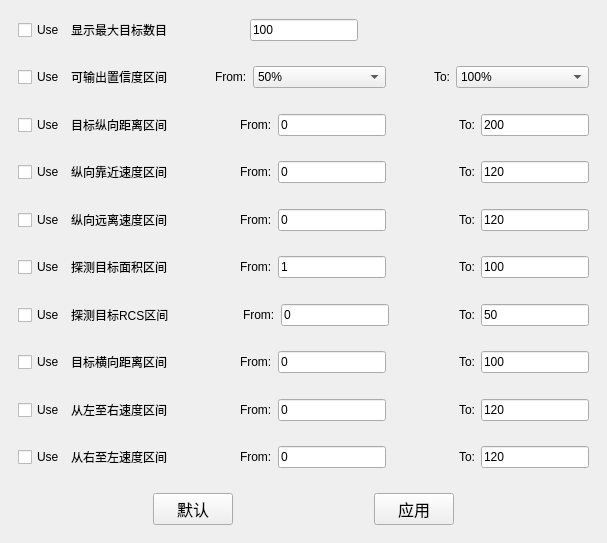
<?xml version="1.0" encoding="UTF-8"?>
<ui version="4.0">
 <class>filterTargetMainWindow</class>
 <widget class="QMainWindow" name="filterTargetMainWindow">
  <property name="geometry">
   <rect>
    <x>0</x>
    <y>0</y>
    <width>607</width>
    <height>543</height>
   </rect>
  </property>
  <property name="windowTitle">
   <string>MainWindow</string>
  </property>
  <widget class="QWidget" name="centralwidget">
   <layout class="QGridLayout" name="gridLayout_11">
    <item row="10" column="0">
     <widget class="QWidget" name="widget_11" native="true">
      <layout class="QHBoxLayout" name="horizontalLayout">
       <item>
        <spacer name="horizontalSpacer_21">
         <property name="orientation">
          <enum>Qt::Horizontal</enum>
         </property>
         <property name="sizeHint" stdset="0">
          <size>
           <width>40</width>
           <height>20</height>
          </size>
         </property>
        </spacer>
       </item>
       <item>
        <widget class="QPushButton" name="pushButton">
         <property name="font">
          <font>
           <family>Arial</family>
           <pointsize>12</pointsize>
          </font>
         </property>
         <property name="text">
          <string>默认</string>
         </property>
        </widget>
       </item>
       <item>
        <spacer name="horizontalSpacer_20">
         <property name="orientation">
          <enum>Qt::Horizontal</enum>
         </property>
         <property name="sizeHint" stdset="0">
          <size>
           <width>40</width>
           <height>20</height>
          </size>
         </property>
        </spacer>
       </item>
       <item>
        <widget class="QPushButton" name="pushButton_2">
         <property name="font">
          <font>
           <family>Arial</family>
           <pointsize>12</pointsize>
          </font>
         </property>
         <property name="text">
          <string>应用</string>
         </property>
        </widget>
       </item>
       <item>
        <spacer name="horizontalSpacer_22">
         <property name="orientation">
          <enum>Qt::Horizontal</enum>
         </property>
         <property name="sizeHint" stdset="0">
          <size>
           <width>40</width>
           <height>20</height>
          </size>
         </property>
        </spacer>
       </item>
      </layout>
     </widget>
    </item>
    <item row="1" column="0">
     <widget class="QWidget" name="widget_2" native="true">
      <layout class="QGridLayout" name="gridLayout_2">
       <item row="0" column="5">
        <spacer name="horizontalSpacer_3">
         <property name="orientation">
          <enum>Qt::Horizontal</enum>
         </property>
         <property name="sizeHint" stdset="0">
          <size>
           <width>40</width>
           <height>20</height>
          </size>
         </property>
        </spacer>
       </item>
       <item row="0" column="4">
        <widget class="QComboBox" name="comboBox">
         <property name="minimumSize">
          <size>
           <width>133</width>
           <height>0</height>
          </size>
         </property>
         <property name="maximumSize">
          <size>
           <width>133</width>
           <height>16777215</height>
          </size>
         </property>
         <property name="currentIndex">
          <number>2</number>
         </property>
         <item>
          <property name="text">
           <string>0%</string>
          </property>
         </item>
         <item>
          <property name="text">
           <string>25%</string>
          </property>
         </item>
         <item>
          <property name="text">
           <string>50%</string>
          </property>
         </item>
         <item>
          <property name="text">
           <string>75%</string>
          </property>
         </item>
         <item>
          <property name="text">
           <string>90%</string>
          </property>
         </item>
         <item>
          <property name="text">
           <string>99%</string>
          </property>
         </item>
         <item>
          <property name="text">
           <string>99.9%</string>
          </property>
         </item>
         <item>
          <property name="text">
           <string>100%</string>
          </property>
         </item>
        </widget>
       </item>
       <item row="0" column="3">
        <widget class="QLabel" name="label_3">
         <property name="text">
          <string>From:</string>
         </property>
        </widget>
       </item>
       <item row="0" column="1">
        <widget class="QLabel" name="label_2">
         <property name="text">
          <string>可输出置信度区间</string>
         </property>
        </widget>
       </item>
       <item row="0" column="6">
        <widget class="QLabel" name="label_4">
         <property name="text">
          <string>To:</string>
         </property>
        </widget>
       </item>
       <item row="0" column="0">
        <widget class="QCheckBox" name="checkBox_2">
         <property name="text">
          <string>Use</string>
         </property>
        </widget>
       </item>
       <item row="0" column="2">
        <spacer name="horizontalSpacer_2">
         <property name="orientation">
          <enum>Qt::Horizontal</enum>
         </property>
         <property name="sizeHint" stdset="0">
          <size>
           <width>40</width>
           <height>20</height>
          </size>
         </property>
        </spacer>
       </item>
       <item row="0" column="7">
        <widget class="QComboBox" name="comboBox_2">
         <property name="minimumSize">
          <size>
           <width>133</width>
           <height>0</height>
          </size>
         </property>
         <property name="maximumSize">
          <size>
           <width>133</width>
           <height>16777215</height>
          </size>
         </property>
         <property name="currentIndex">
          <number>7</number>
         </property>
         <item>
          <property name="text">
           <string>0%</string>
          </property>
         </item>
         <item>
          <property name="text">
           <string>25%</string>
          </property>
         </item>
         <item>
          <property name="text">
           <string>50%</string>
          </property>
         </item>
         <item>
          <property name="text">
           <string>75%</string>
          </property>
         </item>
         <item>
          <property name="text">
           <string>90%</string>
          </property>
         </item>
         <item>
          <property name="text">
           <string>99%</string>
          </property>
         </item>
         <item>
          <property name="text">
           <string>99.9%</string>
          </property>
         </item>
         <item>
          <property name="text">
           <string>100%</string>
          </property>
         </item>
        </widget>
       </item>
      </layout>
     </widget>
    </item>
    <item row="2" column="0">
     <widget class="QWidget" name="widget_3" native="true">
      <layout class="QGridLayout" name="gridLayout_3">
       <item row="0" column="7">
        <widget class="QLineEdit" name="lineEdit_4">
         <property name="text">
          <string>200</string>
         </property>
        </widget>
       </item>
       <item row="0" column="3">
        <widget class="QLabel" name="label_5">
         <property name="text">
          <string>From:</string>
         </property>
        </widget>
       </item>
       <item row="0" column="1">
        <widget class="QLabel" name="label_6">
         <property name="text">
          <string>目标纵向距离区间</string>
         </property>
        </widget>
       </item>
       <item row="0" column="6">
        <widget class="QLabel" name="label_7">
         <property name="text">
          <string>To:</string>
         </property>
        </widget>
       </item>
       <item row="0" column="0">
        <widget class="QCheckBox" name="checkBox_3">
         <property name="text">
          <string>Use</string>
         </property>
        </widget>
       </item>
       <item row="0" column="4">
        <widget class="QLineEdit" name="lineEdit_5">
         <property name="text">
          <string>0</string>
         </property>
        </widget>
       </item>
       <item row="0" column="2">
        <spacer name="horizontalSpacer_4">
         <property name="orientation">
          <enum>Qt::Horizontal</enum>
         </property>
         <property name="sizeHint" stdset="0">
          <size>
           <width>40</width>
           <height>20</height>
          </size>
         </property>
        </spacer>
       </item>
       <item row="0" column="5">
        <spacer name="horizontalSpacer_5">
         <property name="orientation">
          <enum>Qt::Horizontal</enum>
         </property>
         <property name="sizeHint" stdset="0">
          <size>
           <width>40</width>
           <height>20</height>
          </size>
         </property>
        </spacer>
       </item>
      </layout>
     </widget>
    </item>
    <item row="3" column="0">
     <widget class="QWidget" name="widget_4" native="true">
      <layout class="QGridLayout" name="gridLayout_4">
       <item row="0" column="7">
        <widget class="QLineEdit" name="lineEdit_6">
         <property name="text">
          <string>120</string>
         </property>
        </widget>
       </item>
       <item row="0" column="3">
        <widget class="QLabel" name="label_8">
         <property name="text">
          <string>From:</string>
         </property>
        </widget>
       </item>
       <item row="0" column="1">
        <widget class="QLabel" name="label_9">
         <property name="text">
          <string>纵向靠近速度区间</string>
         </property>
        </widget>
       </item>
       <item row="0" column="6">
        <widget class="QLabel" name="label_10">
         <property name="text">
          <string>To:</string>
         </property>
        </widget>
       </item>
       <item row="0" column="0">
        <widget class="QCheckBox" name="checkBox_4">
         <property name="text">
          <string>Use</string>
         </property>
        </widget>
       </item>
       <item row="0" column="4">
        <widget class="QLineEdit" name="lineEdit_7">
         <property name="text">
          <string>0</string>
         </property>
        </widget>
       </item>
       <item row="0" column="2">
        <spacer name="horizontalSpacer_6">
         <property name="orientation">
          <enum>Qt::Horizontal</enum>
         </property>
         <property name="sizeHint" stdset="0">
          <size>
           <width>40</width>
           <height>20</height>
          </size>
         </property>
        </spacer>
       </item>
       <item row="0" column="5">
        <spacer name="horizontalSpacer_7">
         <property name="orientation">
          <enum>Qt::Horizontal</enum>
         </property>
         <property name="sizeHint" stdset="0">
          <size>
           <width>40</width>
           <height>20</height>
          </size>
         </property>
        </spacer>
       </item>
      </layout>
     </widget>
    </item>
    <item row="6" column="0">
     <widget class="QWidget" name="widget_7" native="true">
      <layout class="QGridLayout" name="gridLayout_7">
       <item row="0" column="7">
        <widget class="QLineEdit" name="lineEdit_12">
         <property name="text">
          <string>50</string>
         </property>
        </widget>
       </item>
       <item row="0" column="3">
        <widget class="QLabel" name="label_17">
         <property name="text">
          <string>From:</string>
         </property>
        </widget>
       </item>
       <item row="0" column="1">
        <widget class="QLabel" name="label_18">
         <property name="text">
          <string>探测目标RCS区间 </string>
         </property>
        </widget>
       </item>
       <item row="0" column="6">
        <widget class="QLabel" name="label_19">
         <property name="text">
          <string>To:</string>
         </property>
        </widget>
       </item>
       <item row="0" column="0">
        <widget class="QCheckBox" name="checkBox_7">
         <property name="text">
          <string>Use</string>
         </property>
        </widget>
       </item>
       <item row="0" column="4">
        <widget class="QLineEdit" name="lineEdit_13">
         <property name="text">
          <string>0</string>
         </property>
        </widget>
       </item>
       <item row="0" column="2">
        <spacer name="horizontalSpacer_12">
         <property name="orientation">
          <enum>Qt::Horizontal</enum>
         </property>
         <property name="sizeHint" stdset="0">
          <size>
           <width>40</width>
           <height>20</height>
          </size>
         </property>
        </spacer>
       </item>
       <item row="0" column="5">
        <spacer name="horizontalSpacer_13">
         <property name="orientation">
          <enum>Qt::Horizontal</enum>
         </property>
         <property name="sizeHint" stdset="0">
          <size>
           <width>40</width>
           <height>20</height>
          </size>
         </property>
        </spacer>
       </item>
      </layout>
     </widget>
    </item>
    <item row="9" column="0">
     <widget class="QWidget" name="widget_10" native="true">
      <layout class="QGridLayout" name="gridLayout_10">
       <item row="0" column="7">
        <widget class="QLineEdit" name="lineEdit_18">
         <property name="text">
          <string>120</string>
         </property>
        </widget>
       </item>
       <item row="0" column="3">
        <widget class="QLabel" name="label_26">
         <property name="text">
          <string>From:</string>
         </property>
        </widget>
       </item>
       <item row="0" column="1">
        <widget class="QLabel" name="label_27">
         <property name="text">
          <string>从右至左速度区间</string>
         </property>
        </widget>
       </item>
       <item row="0" column="6">
        <widget class="QLabel" name="label_28">
         <property name="text">
          <string>To:</string>
         </property>
        </widget>
       </item>
       <item row="0" column="0">
        <widget class="QCheckBox" name="checkBox_10">
         <property name="text">
          <string>Use</string>
         </property>
        </widget>
       </item>
       <item row="0" column="4">
        <widget class="QLineEdit" name="lineEdit_19">
         <property name="text">
          <string>0</string>
         </property>
        </widget>
       </item>
       <item row="0" column="2">
        <spacer name="horizontalSpacer_18">
         <property name="orientation">
          <enum>Qt::Horizontal</enum>
         </property>
         <property name="sizeHint" stdset="0">
          <size>
           <width>40</width>
           <height>20</height>
          </size>
         </property>
        </spacer>
       </item>
       <item row="0" column="5">
        <spacer name="horizontalSpacer_19">
         <property name="orientation">
          <enum>Qt::Horizontal</enum>
         </property>
         <property name="sizeHint" stdset="0">
          <size>
           <width>40</width>
           <height>20</height>
          </size>
         </property>
        </spacer>
       </item>
      </layout>
     </widget>
    </item>
    <item row="0" column="0">
     <widget class="QWidget" name="widget" native="true">
      <layout class="QGridLayout" name="gridLayout">
       <item row="0" column="3">
        <widget class="QLineEdit" name="lineEdit">
         <property name="text">
          <string>100</string>
         </property>
        </widget>
       </item>
       <item row="0" column="5">
        <spacer name="horizontalSpacer_24">
         <property name="orientation">
          <enum>Qt::Horizontal</enum>
         </property>
         <property name="sizeHint" stdset="0">
          <size>
           <width>40</width>
           <height>20</height>
          </size>
         </property>
        </spacer>
       </item>
       <item row="0" column="2">
        <spacer name="horizontalSpacer">
         <property name="orientation">
          <enum>Qt::Horizontal</enum>
         </property>
         <property name="sizeHint" stdset="0">
          <size>
           <width>75</width>
           <height>20</height>
          </size>
         </property>
        </spacer>
       </item>
       <item row="0" column="0">
        <widget class="QCheckBox" name="checkBox">
         <property name="text">
          <string>Use</string>
         </property>
        </widget>
       </item>
       <item row="0" column="1">
        <widget class="QLabel" name="label">
         <property name="font">
          <font>
           <family>Arial</family>
          </font>
         </property>
         <property name="text">
          <string>显示最大目标数目</string>
         </property>
        </widget>
       </item>
       <item row="0" column="6">
        <spacer name="horizontalSpacer_23">
         <property name="orientation">
          <enum>Qt::Horizontal</enum>
         </property>
         <property name="sizeHint" stdset="0">
          <size>
           <width>40</width>
           <height>20</height>
          </size>
         </property>
        </spacer>
       </item>
       <item row="0" column="4">
        <spacer name="horizontalSpacer_25">
         <property name="orientation">
          <enum>Qt::Horizontal</enum>
         </property>
         <property name="sizeHint" stdset="0">
          <size>
           <width>40</width>
           <height>20</height>
          </size>
         </property>
        </spacer>
       </item>
      </layout>
     </widget>
    </item>
    <item row="8" column="0">
     <widget class="QWidget" name="widget_9" native="true">
      <layout class="QGridLayout" name="gridLayout_9">
       <item row="0" column="7">
        <widget class="QLineEdit" name="lineEdit_16">
         <property name="text">
          <string>120</string>
         </property>
        </widget>
       </item>
       <item row="0" column="3">
        <widget class="QLabel" name="label_23">
         <property name="text">
          <string>From:</string>
         </property>
        </widget>
       </item>
       <item row="0" column="1">
        <widget class="QLabel" name="label_24">
         <property name="text">
          <string>从左至右速度区间</string>
         </property>
        </widget>
       </item>
       <item row="0" column="6">
        <widget class="QLabel" name="label_25">
         <property name="text">
          <string>To:</string>
         </property>
        </widget>
       </item>
       <item row="0" column="0">
        <widget class="QCheckBox" name="checkBox_9">
         <property name="text">
          <string>Use</string>
         </property>
        </widget>
       </item>
       <item row="0" column="4">
        <widget class="QLineEdit" name="lineEdit_17">
         <property name="text">
          <string>0</string>
         </property>
        </widget>
       </item>
       <item row="0" column="2">
        <spacer name="horizontalSpacer_16">
         <property name="orientation">
          <enum>Qt::Horizontal</enum>
         </property>
         <property name="sizeHint" stdset="0">
          <size>
           <width>40</width>
           <height>20</height>
          </size>
         </property>
        </spacer>
       </item>
       <item row="0" column="5">
        <spacer name="horizontalSpacer_17">
         <property name="orientation">
          <enum>Qt::Horizontal</enum>
         </property>
         <property name="sizeHint" stdset="0">
          <size>
           <width>40</width>
           <height>20</height>
          </size>
         </property>
        </spacer>
       </item>
      </layout>
     </widget>
    </item>
    <item row="7" column="0">
     <widget class="QWidget" name="widget_8" native="true">
      <layout class="QGridLayout" name="gridLayout_8">
       <item row="0" column="7">
        <widget class="QLineEdit" name="lineEdit_14">
         <property name="text">
          <string>100</string>
         </property>
        </widget>
       </item>
       <item row="0" column="3">
        <widget class="QLabel" name="label_20">
         <property name="text">
          <string>From:</string>
         </property>
        </widget>
       </item>
       <item row="0" column="1">
        <widget class="QLabel" name="label_21">
         <property name="text">
          <string>目标横向距离区间</string>
         </property>
        </widget>
       </item>
       <item row="0" column="6">
        <widget class="QLabel" name="label_22">
         <property name="text">
          <string>To:</string>
         </property>
        </widget>
       </item>
       <item row="0" column="0">
        <widget class="QCheckBox" name="checkBox_8">
         <property name="text">
          <string>Use</string>
         </property>
        </widget>
       </item>
       <item row="0" column="4">
        <widget class="QLineEdit" name="lineEdit_15">
         <property name="text">
          <string>0</string>
         </property>
        </widget>
       </item>
       <item row="0" column="2">
        <spacer name="horizontalSpacer_14">
         <property name="orientation">
          <enum>Qt::Horizontal</enum>
         </property>
         <property name="sizeHint" stdset="0">
          <size>
           <width>40</width>
           <height>20</height>
          </size>
         </property>
        </spacer>
       </item>
       <item row="0" column="5">
        <spacer name="horizontalSpacer_15">
         <property name="orientation">
          <enum>Qt::Horizontal</enum>
         </property>
         <property name="sizeHint" stdset="0">
          <size>
           <width>40</width>
           <height>20</height>
          </size>
         </property>
        </spacer>
       </item>
      </layout>
     </widget>
    </item>
    <item row="5" column="0">
     <widget class="QWidget" name="widget_6" native="true">
      <layout class="QGridLayout" name="gridLayout_6">
       <item row="0" column="7">
        <widget class="QLineEdit" name="lineEdit_10">
         <property name="text">
          <string>100</string>
         </property>
        </widget>
       </item>
       <item row="0" column="3">
        <widget class="QLabel" name="label_14">
         <property name="text">
          <string>From:</string>
         </property>
        </widget>
       </item>
       <item row="0" column="1">
        <widget class="QLabel" name="label_15">
         <property name="text">
          <string>探测目标面积区间</string>
         </property>
        </widget>
       </item>
       <item row="0" column="6">
        <widget class="QLabel" name="label_16">
         <property name="text">
          <string>To:</string>
         </property>
        </widget>
       </item>
       <item row="0" column="0">
        <widget class="QCheckBox" name="checkBox_6">
         <property name="text">
          <string>Use</string>
         </property>
        </widget>
       </item>
       <item row="0" column="4">
        <widget class="QLineEdit" name="lineEdit_11">
         <property name="text">
          <string>1</string>
         </property>
        </widget>
       </item>
       <item row="0" column="2">
        <spacer name="horizontalSpacer_10">
         <property name="orientation">
          <enum>Qt::Horizontal</enum>
         </property>
         <property name="sizeHint" stdset="0">
          <size>
           <width>40</width>
           <height>20</height>
          </size>
         </property>
        </spacer>
       </item>
       <item row="0" column="5">
        <spacer name="horizontalSpacer_11">
         <property name="orientation">
          <enum>Qt::Horizontal</enum>
         </property>
         <property name="sizeHint" stdset="0">
          <size>
           <width>40</width>
           <height>20</height>
          </size>
         </property>
        </spacer>
       </item>
      </layout>
     </widget>
    </item>
    <item row="4" column="0">
     <widget class="QWidget" name="widget_5" native="true">
      <layout class="QGridLayout" name="gridLayout_5">
       <item row="0" column="7">
        <widget class="QLineEdit" name="lineEdit_8">
         <property name="text">
          <string>120</string>
         </property>
        </widget>
       </item>
       <item row="0" column="3">
        <widget class="QLabel" name="label_11">
         <property name="text">
          <string>From:</string>
         </property>
        </widget>
       </item>
       <item row="0" column="1">
        <widget class="QLabel" name="label_12">
         <property name="text">
          <string>纵向远离速度区间</string>
         </property>
        </widget>
       </item>
       <item row="0" column="6">
        <widget class="QLabel" name="label_13">
         <property name="text">
          <string>To:</string>
         </property>
        </widget>
       </item>
       <item row="0" column="0">
        <widget class="QCheckBox" name="checkBox_5">
         <property name="text">
          <string>Use</string>
         </property>
        </widget>
       </item>
       <item row="0" column="4">
        <widget class="QLineEdit" name="lineEdit_9">
         <property name="text">
          <string>0</string>
         </property>
        </widget>
       </item>
       <item row="0" column="2">
        <spacer name="horizontalSpacer_8">
         <property name="orientation">
          <enum>Qt::Horizontal</enum>
         </property>
         <property name="sizeHint" stdset="0">
          <size>
           <width>40</width>
           <height>20</height>
          </size>
         </property>
        </spacer>
       </item>
       <item row="0" column="5">
        <spacer name="horizontalSpacer_9">
         <property name="orientation">
          <enum>Qt::Horizontal</enum>
         </property>
         <property name="sizeHint" stdset="0">
          <size>
           <width>40</width>
           <height>20</height>
          </size>
         </property>
        </spacer>
       </item>
      </layout>
     </widget>
    </item>
   </layout>
  </widget>
  <widget class="QMenuBar" name="menubar">
   <property name="geometry">
    <rect>
     <x>0</x>
     <y>0</y>
     <width>607</width>
     <height>21</height>
    </rect>
   </property>
  </widget>
 </widget>
 <resources/>
 <connections/>
</ui>
